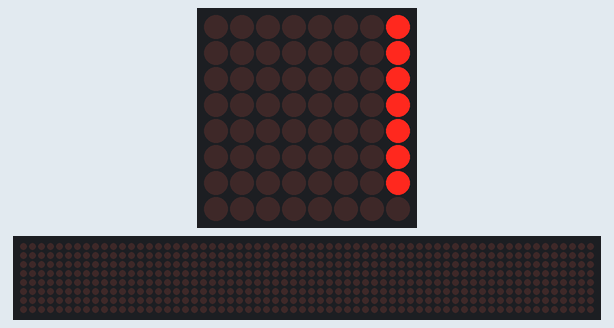
A program run on a simulated Raspberry Pi (BCM pin numbers). Shown: 8×8 LED matrix, a strip that is not on the board, showing the scrolling text unrolled. The 64×8 strip is a reading aid, not a part: it shows the text the matrix is scrolling, unrolled, one strip-width of it at a time. At 3.5 s the program stops and its outputs stay as they are.

Above: at 0.15 s.
At 0.55 s:
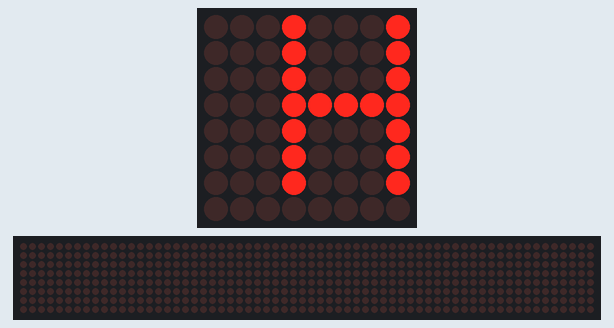
At 0.95 s:
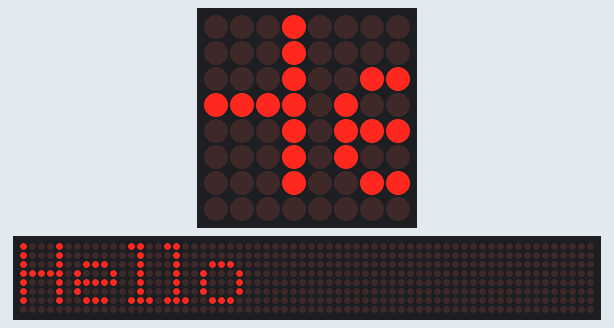
At 1.75 s:
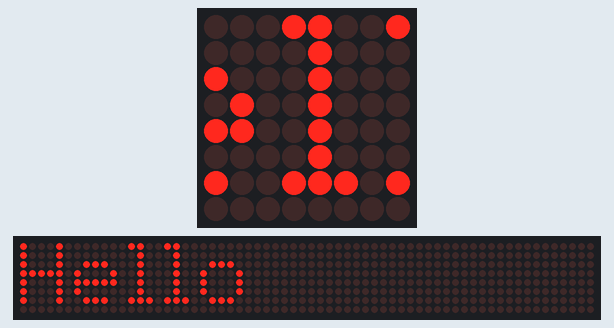
At 2.55 s:
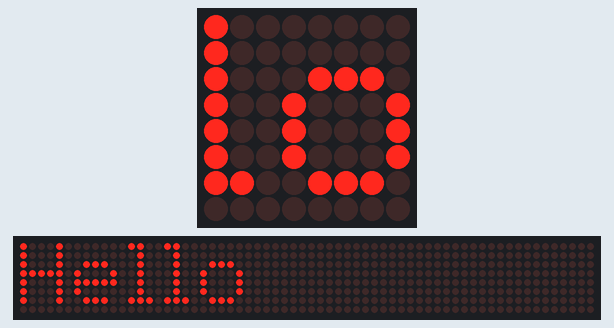
At 3.4 s:
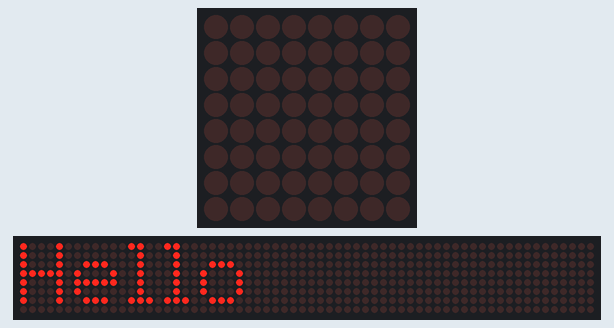

The program:

Hello_World.py
```python
from luma.led_matrix.device import max7219
from luma.core.interface.serial import spi, noop
from luma.core.legacy import text, show_message
from luma.core.legacy.font import proportional, LCD_FONT


# create matrix device
serial = spi(port=0, device=0, gpio=noop())
device = max7219(serial, cascaded=1, block_orientation=0, rotate=2, blocks_arranged_in_reverse_order=False)

# show message
show_message(device, "Hello", fill="blue", font=proportional(LCD_FONT), scroll_delay=0.1)
```
